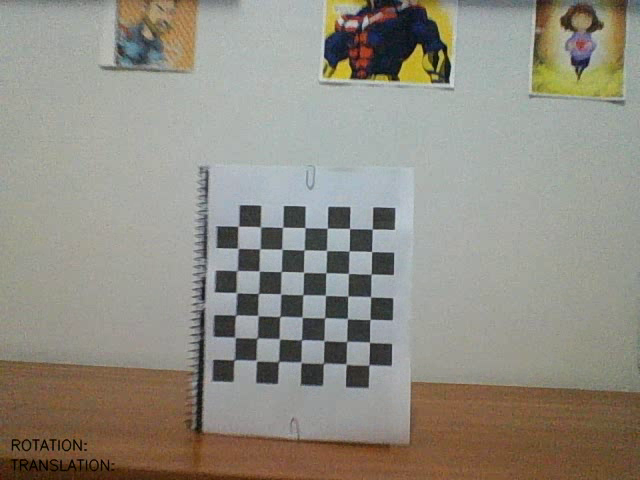
#> input picture frame 7 of output.avi, 640 x 480 px, given in place of the camera
$ python 'lista03-questão03.py'
#> lines starting #> are read from the running program, lines starting #| are printed output that depends on the picture; after the words box and inside, x2 and y2 are one past the last pixel; in counts of white or black regions, pixels touching at a corner belong together
import numpy as np
import cv2

#Função apenas para gerar uma string do ultimo item do vector
def stringando(vec):
    s = "[ "
    for v in vec[-1]:
        s += str(v) + " "
    s += "]"
    return s

# termination criteria
criteria = (cv2.TERM_CRITERIA_EPS + cv2.TERM_CRITERIA_MAX_ITER, 30, 0.001)

# Objeto para capturar os frames da webcam
cap = cv2.VideoCapture(0)
# Objetos para salvar o video
fourcc = cv2.VideoWriter_fourcc(*'XVID')
out = cv2.VideoWriter('output.avi', fourcc, 4.0, (640, 480))

# prepare object points, like (0,0,0), (1,0,0), (2,0,0) ....,(6,5,0)
objp = np.zeros((6*7,3), np.float32)
objp[:,:2] = np.mgrid[0:7,0:6].T.reshape(-1,2)

# Arrays to store object points and image points from all the images.
objpoints = [] # 3d point in real world space
imgpoints = [] # 2d points in image plane.

while(True):
    # Capturando os frames
    ret, frame = cap.read()
#> frame is the input picture: shape (480, 640, 3); mean B, G, R 131, 141.3, 145.1
    # Our operations on the frame come here
    gray = cv2.cvtColor(frame, cv2.COLOR_BGR2GRAY)
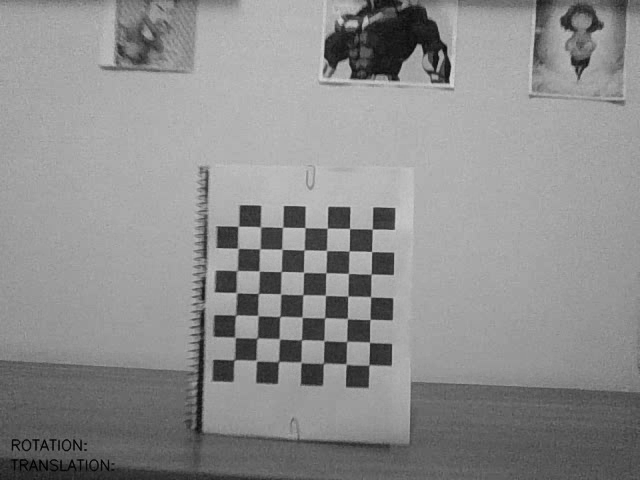
#> gray: shape (480, 640); min 1, max 215, mean 141.2
    # Detectando o tabuleiro
    ret, corners = cv2.findChessboardCorners(gray, (7,6),None)
#> ret = False; corners = None
    rs, ts = "", ""
    if ret == True:
        objpoints.append(objp)
        corners2 = cv2.cornerSubPix(gray,corners,(11,11),(-1,-1),criteria)
        imgpoints.append(corners2)
        # Draw and display the corners
        frame = cv2.drawChessboardCorners(frame, (7,6), corners2,ret)
        # Obtendo os vetores de calibração
        ret, mtx, dist, rvecs, tvecs = cv2.calibrateCamera(objpoints, imgpoints, gray.shape[::-1],None,None)
        rs, ts = stringando(rvecs), stringando(tvecs)

    # Escrita na tela dos dados
    font = cv2.FONT_HERSHEY_SIMPLEX
    cv2.putText(frame, "ROTATION: " + rs, (10,450), font, 0.5, (0, 0, 0), 1, cv2.LINE_AA)
#> frame: shape (480, 640, 3); 0.18% of pixels changed, all inside (x1, y1, x2, y2) = (11, 439, 88, 452)
    cv2.putText(frame, "TRANSLATION: " + ts, (10,470), font, 0.5, (0, 0, 0), 1, cv2.LINE_AA)
#> frame: shape (480, 640, 3); mean B, G, R 130.9, 141.3, 145
    # Exibindo na tela
    cv2.imshow('Lista 03 - Questão 03',frame)
    # Salvando o video com os vetores em tela
    out.write(frame)

    if cv2.waitKey(1) & 0xFF == ord('q'):
#> (key q is pressed here)
        break

cap.release()
out.release()
cv2.destroyAllWindows()

$ run again, starting later in the video
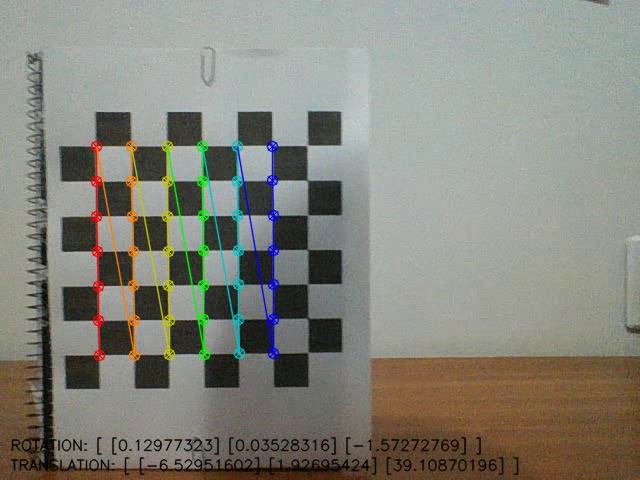
#> input picture frame 31 of output.avi, 640 x 480 px, given in place of the camera
#> frame is the input picture: shape (480, 640, 3); mean B, G, R 123.1, 132.6, 132.9
#> `gray = cv2.cvtColor(frame, cv2.COLOR_BGR2GRAY)`:
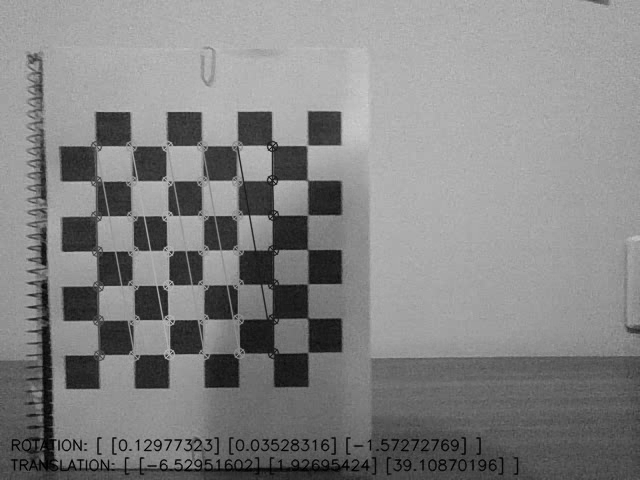
#> gray: shape (480, 640); min 0, max 206, mean 131.6
#> ret = False; corners = None

$ run again, starting later in the video
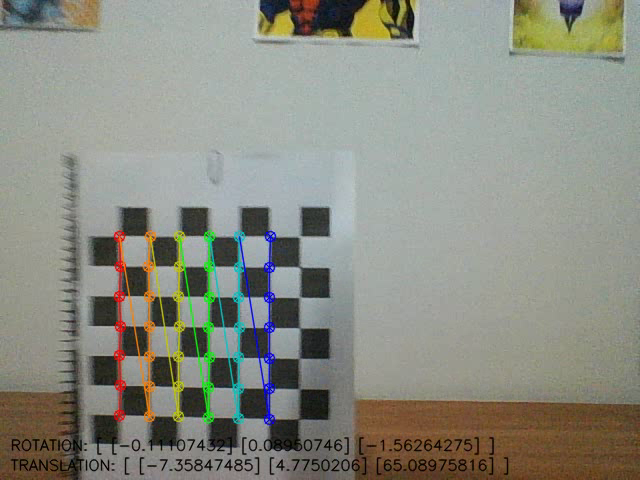
#> input picture frame 56 of output.avi, 640 x 480 px, given in place of the camera
#> frame is the input picture: shape (480, 640, 3); mean B, G, R 130, 140.3, 138.7
#> `gray = cv2.cvtColor(frame, cv2.COLOR_BGR2GRAY)`:
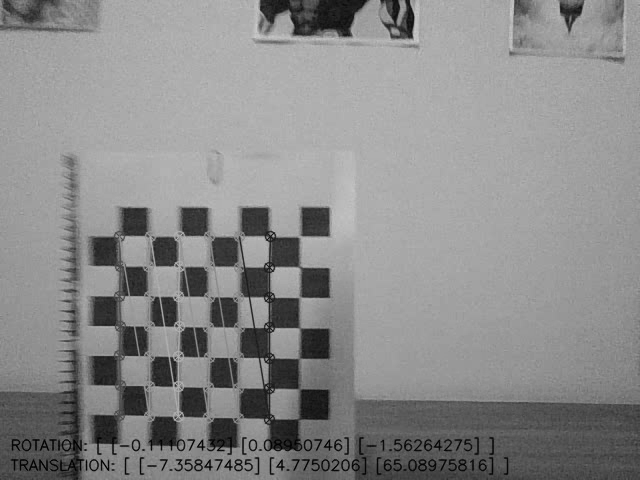
#> gray: shape (480, 640); min 0, max 205, mean 138.6
#> ret = False; corners = None
